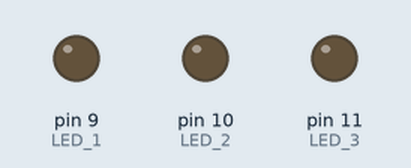
A sketch run on a simulated Arduino Uno, built with avr-gcc and run on an emulated ATmega328P. Parts: output pins drawn as LEDs (lit = HIGH).

Above: at 0.05 s.
At 0.5 s:
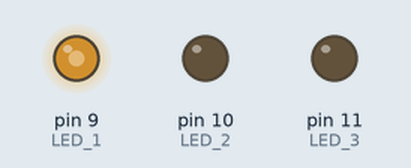
At 0.95 s:
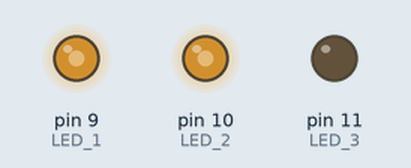
At 1.4 s:
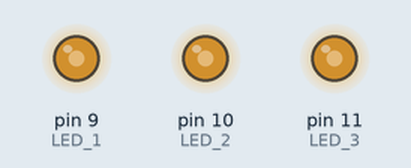
At 1.85 s:
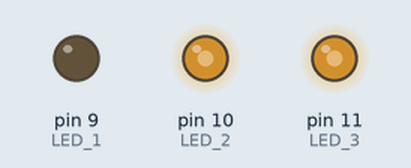
At 3.65 s:
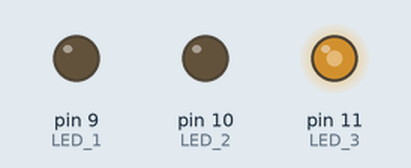
Timing chart, 0 to 6.1 s (numbered marks = the images above):
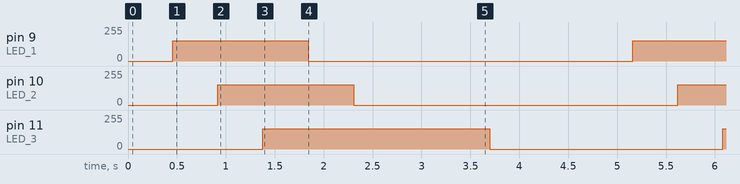

Measured:
- by itself, pin 9 (LED_1), pin 10 (LED_2): alternates 152/255 for 1.4 s and 0/255 for 3.3 s
- by itself, pin 11 (LED_3): alternates 152/255 for 2.3 s and 0/255 for 2.4 s

The sketch:

3LED_PWM_Fun.ino
```cpp
//These are the pins used for the PWM controlled LEDS

const int LED_1 = 9;

const int LED_2 = 10;

const int LED_3 = 11;

const double voltage = 3.0;  //This is the max voltage that the LEDs need

const int MAX_PWM = (int)(voltage * 51);  //This is because the voltage that you want is (voltage)*255/5 for a PWM Arduino signal, or just (voltage)*51

const int delay_time = 3;  //How much time in milliseconds it is between each change in LED brightness

void setup() {

  /* sets the pins to be outputs */
  pinMode(LED_1, OUTPUT);
  pinMode(LED_2, OUTPUT);
  pinMode(LED_3, OUTPUT);
}

void loop() {

  //This code goes through every LED one by one making it go from bright to dark, and back to bright again

  //Sets all LEDs to be off
  analogWrite(LED_1, 0);
  analogWrite(LED_2, 0);
  analogWrite(LED_3, 0);

  //Turns the first LED from 0 brightness to full
  for (int i = 0; i < MAX_PWM; i = i + 1) {
    analogWrite(LED_1, i);  //Sets the LED brightness to the current value of i
    delay(delay_time);      //Has a delay of length "delay_time" in millisecond between brightness changes
  }

  //Turns the second LED from 0 brightness to full
  for (int i = 0; i < MAX_PWM; i = i + 1) {
    analogWrite(LED_2, i);  //Sets the LED brightness to the current value of i
    delay(delay_time);      //Has a delay of length "delay_time" in millisecond between brightness changes
  }

  //Turns the third LED from 0 brightness to full
  for (int i = 0; i < MAX_PWM; i = i + 1) {
    analogWrite(LED_3, i);  //Sets the LED brightness to the current value of i
    delay(delay_time);      //Has a delay of length "delay_time" in millisecond between brightness changes
  }

  //Turns the first LED back down to 0 brightness from full
  for (int i = MAX_PWM; i >= 0; i = i - 1) {
    analogWrite(LED_1, i);  //Sets the LED brightness to the current value of i
    delay(delay_time);      //Has a delay of length "delay_time" in millisecond between brightness changes
  }

  //Turns the second LED back down to 0 brightness from full
  for (int i = MAX_PWM; i >= 0; i = i - 1) {
    analogWrite(LED_2, i);  //Sets the LED brightness to the current value of i
    delay(delay_time);      //Has a delay of length "delay_time" in millisecond between brightness changes
  }

  //Turns the third LED back down to 0 brightness from full
  for (int i = MAX_PWM; i >= 0; i = i - 1) {
    analogWrite(LED_3, i);  //Sets the LED brightness to the current value of i
    delay(delay_time);      //Has a delay of length "delay_time" in millisecond between brightness changes
  }

  for (int i = 0; i < MAX_PWM; i = i + 1) {
    analogWrite(LED_1, i);  //Sets the 1st LED brightness to the current value of i
    analogWrite(LED_2, i);  //Sets the 2nd LED brightness to the current value of i
    analogWrite(LED_3, i);  //Sets the 3rd LED brightness to the current value of i
    delay(delay_time);      //Has a delay of length "delay_time" in millisecond between brightness changes
  }

  //Turns the first LED back down to 0 brightness from full
  for (int i = MAX_PWM; i >= 0; i = i - 1) {
    analogWrite(LED_1, i);  //Sets the 1st LED brightness to the current value of i
    analogWrite(LED_2, i);  //Sets the 2nd LED brightness to the current value of i
    analogWrite(LED_3, i);  //Sets the 3rd LED brightness to the current value of i
    delay(delay_time);      //Has a delay of length "delay_time" in millisecond between brightness changes
  }

  //This line simply puts a small 1 second delay between each cycle
  delay(1000);
}
```
